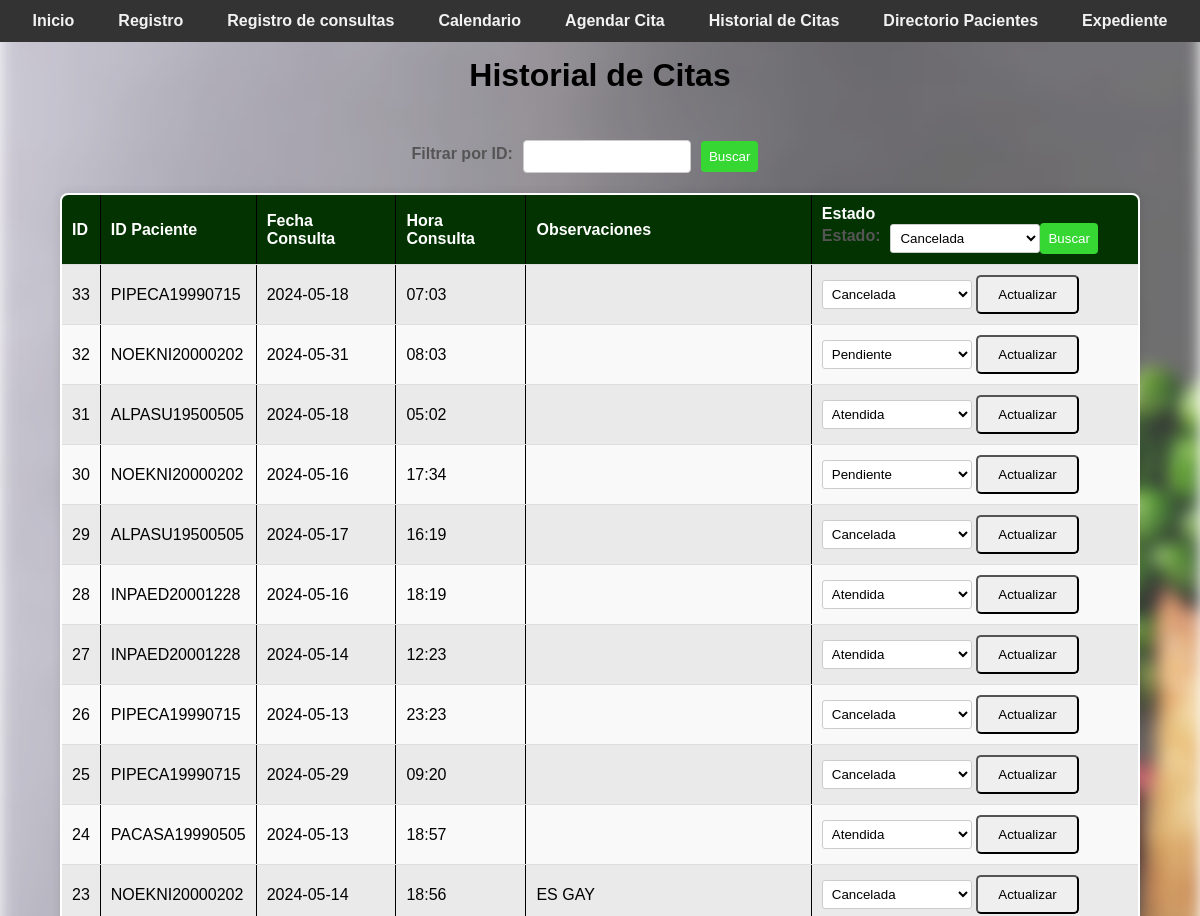
The app's page /historial_citas (signed in, upper part), older data.
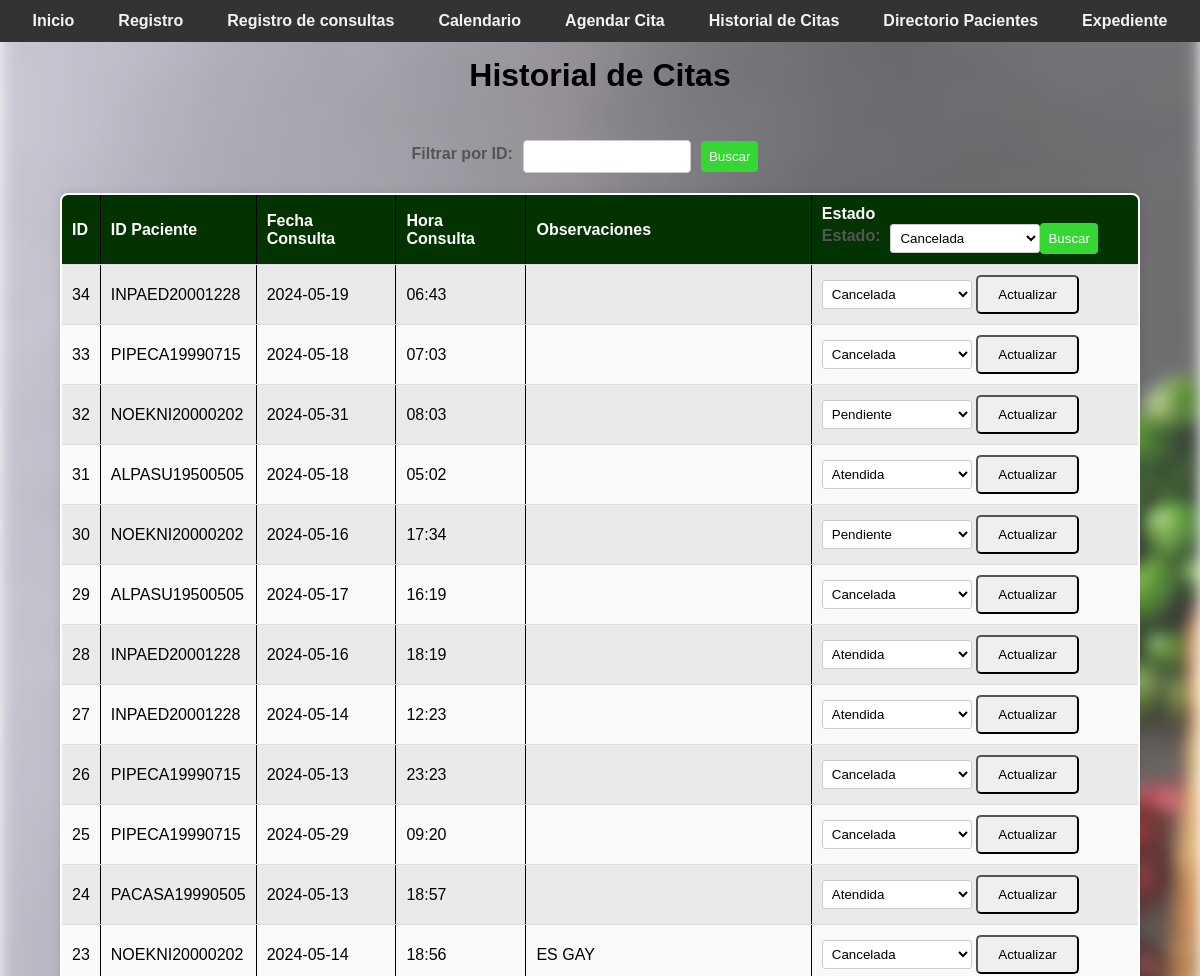
The same page, newer data.
### tables this page shows
CREATE TABLE citas (
                    id_cita INTEGER PRIMARY KEY AUTOINCREMENT,
                    id_paciente TEXT,
                    fecha_consulta TEXT NOT NULL,
                    hora_consulta TEXT NOT NULL, 
                    observaciones TEXT,
                    estado TEXT DEFAULT 'Pendiente',
                    FOREIGN KEY (id_paciente) REFERENCES pacientes(id_paciente)
                );

### app.py (the view)
@app.route('/historial_citas', methods=['GET', 'POST'])
@login_required
def historial_citas():
    filter_text = request.form.get('filter_text')
    filter_by = request.form.get('filter_by')
    with get_db_connection() as connection:
        cursor = connection.cursor()
        if request.method == 'POST' and filter_text and filter_by:
            if filter_by == 'id_paciente':
                cursor.execute("SELECT * FROM citas WHERE LOWER(id_paciente) LIKE LOWER(?)", ('%' + filter_text + '%',))
            elif filter_by == 'estado':
                cursor.execute("SELECT * FROM citas WHERE LOWER(estado) = LOWER(?)", (filter_text, ))
            else:
                cursor.execute("SELECT * FROM citas")
        else:
            cursor.execute("SELECT * FROM citas")
        citas = cursor.fetchall()
    with get_db_connection() as connection:
     cursor = connection.cursor()
    cursor.execute("SELECT id_paciente, primer_apellido, segundo_apellido, nombres FROM pacientes")
    pacientes = cursor.fetchall()
    citas_ordenadas = sorted(citas, key=itemgetter(0), reverse=True)
    with get_db_connection() as connection:
        cursor = connection.cursor()
        cursor.execute("SELECT id_paciente, primer_apellido, segundo_apellido, nombres FROM pacientes")
        pacientes = cursor.fetchall()
    return render_template('historial_citas.html', citas=citas_ordenadas, pacientes=pacientes)

### app.py (called while the page is built)
def login_required(f):
    @wraps(f)
    def decorated_function(*args, **kwargs):
        if 'username' not in session:
            return redirect(url_for('login'))
        return f(*args, **kwargs)
    return decorated_function

def get_db_connection():
    connection = sqlite3.connect('nutricion_consulta.db')
    connection.row_factory = sqlite3.Row
    return connection

### templates/historial_citas.html (shortened to what this page needs)
<!DOCTYPE html>
<html lang="es">
<head>
    <link rel="stylesheet" href="{{ url_for('static', filename='css/style.css') }}">
</head>
<body>
    <div class="navbar">
        <a href="/">Inicio</a>
        <a href="/registro">Registro</a>
        <a href="/consultar">Registro de consultas</a>
        <a href="/options">Calendario</a>
        <a href="/agendar_cita">Agendar Cita</a>
        <a href="/historial_citas">Historial de Citas</a>
        <a href="/directorio_pacientes">Directorio Pacientes</a>
        <a href="/expediente">Expediente</a>
        </div>
        <br>
            <h1>Historial de Citas</h1>
            <br></br>
            <div class="filter-container">
            <form action="{{ url_for('historial_citas') }}" method="post" class="filter-form">
            <label for="filtro_id">Filtrar por ID:</label>
            <input type="text" id="filter_id" name="filter_text" list="pacientes_list">
            <input type="submit" value="Buscar">
        </form>
    </div>
        <table border="1">
            <tr>
                <th>ID</th>
                <th>ID Paciente</th>
                <th>Fecha Consulta</th>
                <th>Hora Consulta</th>
                <th>Observaciones</th>
                <th>Estado
                    <form action="{{ url_for('historial_citas') }}" method="post" class="filter-form">
                        <label for="filter_estado">Estado:</label>
                        <select id="filter_estado" name="filter_estado">
                            <option value="Cancelada" {% if filter_estado == 'Cancelada' %} selected {% endif %}>Cancelada</option>
                            <input type="submit" value="Buscar">
                        </select>
                    </form>
                </th>
            </tr>
            {% for cita in citas %}
            <tr>
                <td>{{ cita[0] }}</td>
                <td>{{ cita[1] }}</td>
                <td>{{ cita[2] }}</td>
                <td>{{ cita[3] }}</td>
                <td>{{ cita[4] }}</td>
                <td>
                    <form action="/actualizar_estado" method="POST">
                        <select name="estado">
                            <option value="Pendiente" {% if cita[5] == 'Pendiente' %}selected{% endif %}>Pendiente</option>
                            <option value="Atendida" {% if cita[5] == 'Atendida' %}selected{% endif %}>Atendida</option>
                            <option value="Cancelada" {% if cita[5] == 'Cancelada' %}selected{% endif %}>Cancelada</option>
                        </select>
                        <input type="submit" value="Actualizar">
                    </form>
                </td>
            </tr>
            {% endfor %}
        </table>
    </body>
    </html>

Row changes from the older to the newer data that the page shows:
added citas: id_cita "34", id_paciente "INPAED20001228", fecha_consulta "2024-05-19", hora_consulta "06:43", estado "Cancelada"
